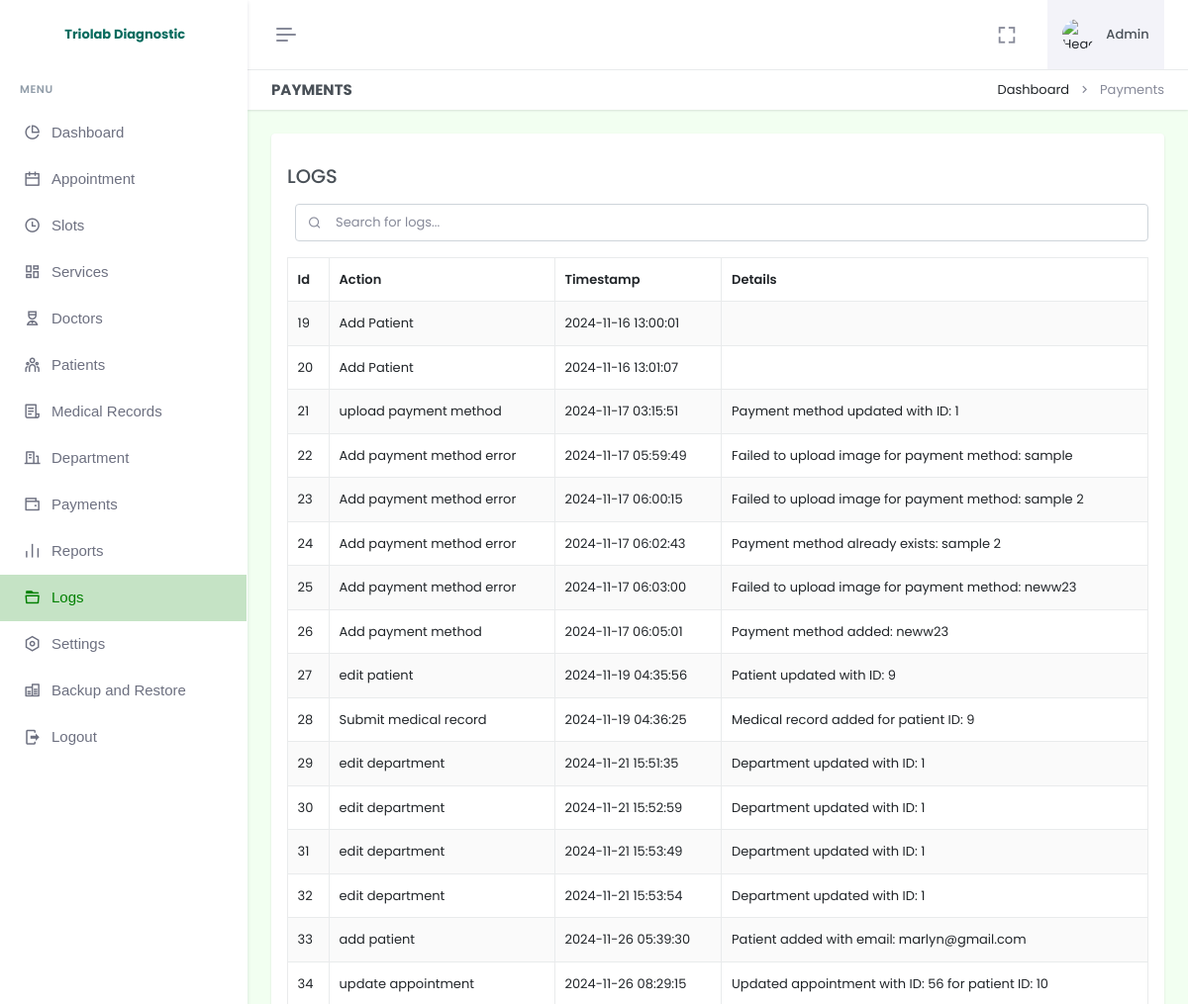
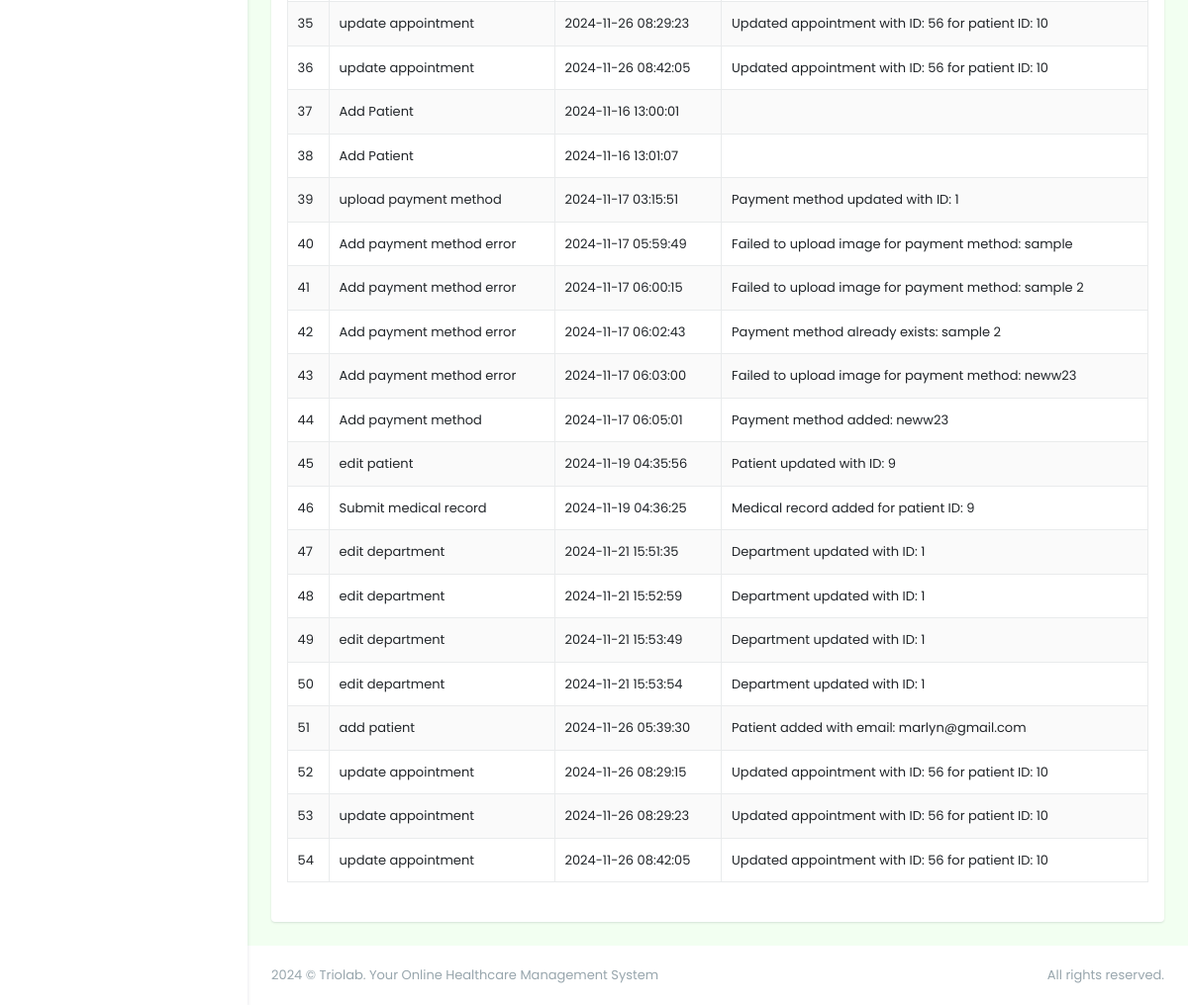
The page /admin/logs.php (signed in) on the database its author committed (2 pictures, top to bottom).
### tables this page shows
CREATE TABLE `logs` (
  `id` int(11) NOT NULL AUTO_INCREMENT,
  `action` varchar(255) NOT NULL,
  `user` int(11) NOT NULL,
  `timestamp` timestamp NOT NULL DEFAULT current_timestamp(),
  `details` text DEFAULT NULL,
  `is_archive` tinyint(1) DEFAULT 0,
  PRIMARY KEY (`id`)
);

### admin/functions.php (the view, shortened to what this page needs)
<?php
function displayTable($pdo, $table, $columns, $displayImageColumns = [], $includeActions = true, $imagePathPrefix = '', $includeArchived = false, $actions = [])
{
    $query = $pdo->prepare("DESCRIBE $table");
    $query->execute();
    $columnsInfo = $query->fetchAll(PDO::FETCH_COLUMN);
    $orderBy = in_array('created_at', $columnsInfo) ? "ORDER BY created_at DESC" : "";
    $whereClause = "";
    if (in_array('is_archive', $columnsInfo)) {
        $whereClause = $includeArchived ? "WHERE is_archive = 1" : "WHERE is_archive = 0";
    }
    $query = $pdo->prepare("SELECT * FROM $table $whereClause $orderBy");
    $query->execute();
    echo '<div class="search-box ms-2 mt-3 mb-3">
            <input type="text" id="searchInput" class="form-control" placeholder="Search for ' . htmlspecialchars($table) . '..." onkeyup="searchTable()">
            <i class="ri-search-line search-icon"></i>
          </div>';
    echo '<table id="' . htmlspecialchars($table) . 'Table" class="table table-bordered table-striped">';
    echo '<thead><tr>';
    foreach ($columns as $column) {
        $header = ucfirst(str_replace('_', ' ', $column));
        echo "<th>" . htmlspecialchars($header) . "</th>";
    }
    echo '</tr></thead><tbody>';
    if ($query->rowCount() > 0) {
        while ($row = $query->fetch(PDO::FETCH_ASSOC)) {
            echo '<tr>';
            foreach ($columns as $column) {
                if (in_array($column, $displayImageColumns)) {
                    echo '<td>
                    <a href="' . htmlspecialchars($imagePathPrefix . $row[$column]) . '"
                        data-lightbox="gallery"
                        data-lightbox="image-' . htmlspecialchars($row['id']) . '">
                        Click to view image
                        </a>
                    </td>';
                } else {
                    echo '<td>' . htmlspecialchars($row[$column]) . '</td>';
                }
            }
            echo '</tr>';
        }
    } else {
        echo '<tr><td colspan="' . (count($columns) + ($includeActions ? 1 : 0)) . '">No data available.</td></tr>';
    }
    echo '</tbody></table>';
}
?><div class="modal fade" id="testModal" tabindex="-1" aria-labelledby="testModalLabel" aria-hidden="true">

### rows shown on the page
logs: id "19", action "Add Patient", timestamp "2024-11-16 13:00:01"
logs: id "20", action "Add Patient", timestamp "2024-11-16 13:01:07"
logs: id "21", action "upload payment method", timestamp "2024-11-17 03:15:51", details "Payment method updated with ID: 1"
logs: id "22", action "Add payment method error", timestamp "2024-11-17 05:59:49", details "Failed to upload image for payment method: sample"
logs: id "23", action "Add payment method error", timestamp "2024-11-17 06:00:15", details "Failed to upload image for payment method: sample 2"
logs: id "24", action "Add payment method error", timestamp "2024-11-17 06:02:43", details "Payment method already exists: sample 2"
logs: id "25", action "Add payment method error", timestamp "2024-11-17 06:03:00", details "Failed to upload image for payment method: neww23"
logs: id "26", action "Add payment method", timestamp "2024-11-17 06:05:01", details "Payment method added: neww23"
logs: id "27", action "edit patient", timestamp "2024-11-19 04:35:56", details "Patient updated with ID: 9"
logs: id "28", action "Submit medical record", timestamp "2024-11-19 04:36:25", details "Medical record added for patient ID: 9"
logs: id "29", action "edit department", timestamp "2024-11-21 15:51:35", details "Department updated with ID: 1"
logs: id "30", action "edit department", timestamp "2024-11-21 15:52:59", details "Department updated with ID: 1"
logs: id "31", action "edit department", timestamp "2024-11-21 15:53:49", details "Department updated with ID: 1"
logs: id "32", action "edit department", timestamp "2024-11-21 15:53:54", details "Department updated with ID: 1"
logs: id "33", action "add patient", timestamp "2024-11-26 05:39:30", details "Patient added with email: marlyn@gmail.com"
logs: id "34", action "update appointment", timestamp "2024-11-26 08:29:15", details "Updated appointment with ID: 56 for patient ID: 10"
logs: id "35", action "update appointment", timestamp "2024-11-26 08:29:23", details "Updated appointment with ID: 56 for patient ID: 10"
logs: id "36", action "update appointment", timestamp "2024-11-26 08:42:05", details "Updated appointment with ID: 56 for patient ID: 10"
logs: id "37", action "Add Patient", timestamp "2024-11-16 13:00:01"
logs: id "38", action "Add Patient", timestamp "2024-11-16 13:01:07"
logs: id "39", action "upload payment method", timestamp "2024-11-17 03:15:51", details "Payment method updated with ID: 1"
logs: id "40", action "Add payment method error", timestamp "2024-11-17 05:59:49", details "Failed to upload image for payment method: sample"
logs: id "41", action "Add payment method error", timestamp "2024-11-17 06:00:15", details "Failed to upload image for payment method: sample 2"
logs: id "42", action "Add payment method error", timestamp "2024-11-17 06:02:43", details "Payment method already exists: sample 2"
logs: id "43", action "Add payment method error", timestamp "2024-11-17 06:03:00", details "Failed to upload image for payment method: neww23"
logs: id "44", action "Add payment method", timestamp "2024-11-17 06:05:01", details "Payment method added: neww23"
logs: id "45", action "edit patient", timestamp "2024-11-19 04:35:56", details "Patient updated with ID: 9"
logs: id "46", action "Submit medical record", timestamp "2024-11-19 04:36:25", details "Medical record added for patient ID: 9"
logs: id "47", action "edit department", timestamp "2024-11-21 15:51:35", details "Department updated with ID: 1"
logs: id "48", action "edit department", timestamp "2024-11-21 15:52:59", details "Department updated with ID: 1"
logs: id "49", action "edit department", timestamp "2024-11-21 15:53:49", details "Department updated with ID: 1"
logs: id "50", action "edit department", timestamp "2024-11-21 15:53:54", details "Department updated with ID: 1"
logs: id "51", action "add patient", timestamp "2024-11-26 05:39:30", details "Patient added with email: marlyn@gmail.com"
logs: id "52", action "update appointment", timestamp "2024-11-26 08:29:15", details "Updated appointment with ID: 56 for patient ID: 10"
logs: id "53", action "update appointment", timestamp "2024-11-26 08:29:23", details "Updated appointment with ID: 56 for patient ID: 10"
logs: id "54", action "update appointment", timestamp "2024-11-26 08:42:05", details "Updated appointment with ID: 56 for patient ID: 10"

### other values the page prints
$header "Id"
$header "Action"
$header "Timestamp"
$header "Details"
